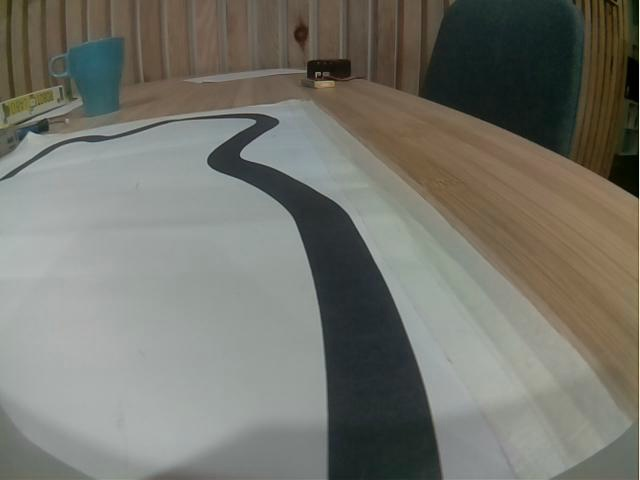
#> input picture api/python/tests/line.jpg, 640 x 480 px, given in place of the camera
$ python test.py
#> lines starting #> are read from the running program, lines starting #| are printed output that depends on the picture; after the words box and inside, x2 and y2 are one past the last pixel; in counts of white or black regions, pixels touching at a corner belong together
#> in capture_video, frame is the input picture: shape (480, 640, 3); mean B, G, R 108.4, 116.6, 116.7
import cv2
import numpy as np

# [24 lines left out: function detect_star, not called in this run]

# Remplacez 'path_to_your_image' par le chemin vers votre image contenant une étoile
# detect_star('path_to_your_image')


def detect_color(image):
    # Convertir l'image de BGR à HSV
    hsv = cv2.cvtColor(image, cv2.COLOR_BGR2HSV)
#> hsv: shape (480, 640, 3); mean H, S, V 57.4, 45.1, 121.5

    # Plages HSV pour le rose
    rose_bas = np.array([140, 100, 100], dtype=np.uint8)
    rose_haut = np.array([170, 255, 255], dtype=np.uint8)

    # Plages HSV pour le vert foncé
    vert_fonce_bas = np.array([45, 100, 50], dtype=np.uint8)
    vert_fonce_haut = np.array([80, 255, 150], dtype=np.uint8)

    # Plages HSV pour le jaune
    jaune_bas = np.array([20, 100, 100], dtype=np.uint8)
    jaune_haut = np.array([35, 255, 255], dtype=np.uint8)

    # Rouge foncé (vous pourriez devoir ajuster ces plages)
    rouge_fonce_bas1 = np.array([0, 50, 50], dtype=np.uint8)
    rouge_fonce_haut1 = np.array([10, 255, 120], dtype=np.uint8)
    rouge_fonce_bas2 = np.array([170, 50, 50], dtype=np.uint8)
    rouge_fonce_haut2 = np.array([180, 255, 120], dtype=np.uint8)

    # Bleu
    bleu_bas = np.array([100, 50, 50], dtype=np.uint8)
    bleu_haut = np.array([140, 255, 255], dtype=np.uint8)

    # Créer des masques pour chaque couleur
    masque_rouge_fonce1 = cv2.inRange(hsv, rouge_fonce_bas1, rouge_fonce_haut1)
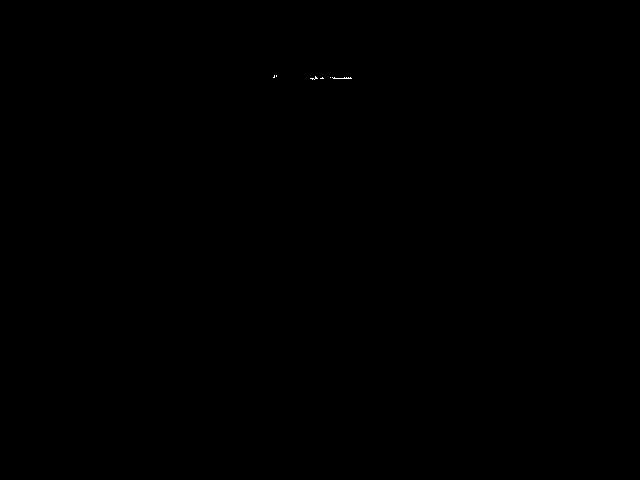
#> masque_rouge_fonce1: shape (480, 640); 0.02% white in thin lines or dots, all inside (x1, y1, x2, y2) = (273, 75, 352, 80)
    masque_rouge_fonce2 = cv2.inRange(hsv, rouge_fonce_bas2, rouge_fonce_haut2)
#> masque_rouge_fonce2: shape (480, 640); every value is 0
    masque_bleu = cv2.inRange(hsv, bleu_bas, bleu_haut)
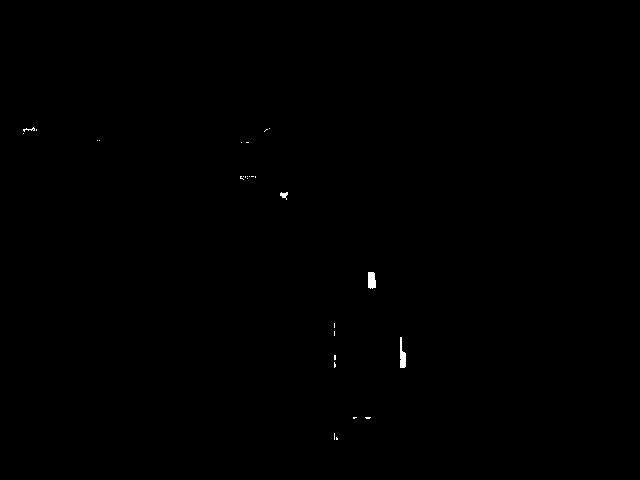
#> masque_bleu: shape (480, 640); 0.13% white; 28 white regions (24 under 20 px), largest, box (x1, y1, x2, y2) and area: (400, 337, 406, 368) 124, (368, 272, 376, 289) 121, (280, 192, 288, 200) 36, (23, 127, 35, 132) 23


    masque_rose = cv2.inRange(hsv, rose_bas, rose_haut)
    masque_vert_fonce = cv2.inRange(hsv, vert_fonce_bas, vert_fonce_haut)
#> masque_vert_fonce: shape (480, 640); 0.02% white in thin lines or dots, all inside (x1, y1, x2, y2) = (575, 10, 635, 79)
    masque_jaune = cv2.inRange(hsv, jaune_bas, jaune_haut)
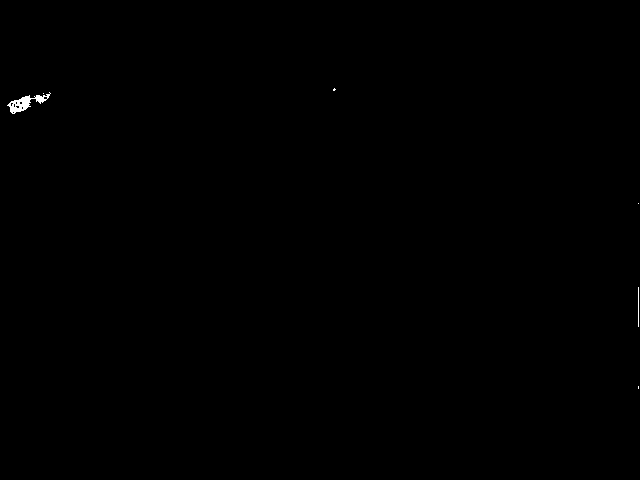
#> masque_jaune: shape (480, 640); 0.12% white; 6 white regions (4 under 20 px), largest, box (x1, y1, x2, y2) and area: (7, 92, 51, 114) 326, (638, 287, 639, 327) 40

    # Combiner les masques du rouge foncé
    masque_rouge_fonce = cv2.bitwise_or(masque_rouge_fonce1, masque_rouge_fonce2)

    masque_combiné = cv2.bitwise_or(masque_rose, masque_vert_fonce)
    masque_combiné = cv2.bitwise_or(masque_combiné, masque_jaune)
    masque_combiné = cv2.bitwise_or(masque_combiné, masque_rouge_fonce)
#> masque_combiné: shape (480, 640); 0.16% white; 17 white regions (14 under 20 px), largest, box (x1, y1, x2, y2) and area: (7, 92, 51, 114) 326, (638, 287, 639, 327) 40, (332, 77, 352, 79) 25
    masque_combiné = cv2.bitwise_or(masque_combiné, masque_bleu)
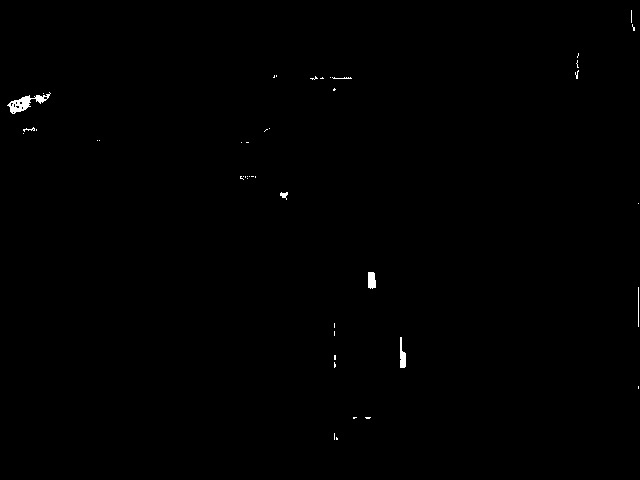
#> masque_combiné: shape (480, 640); 0.28% white; 45 white regions (38 under 20 px), largest, box (x1, y1, x2, y2) and area: (7, 92, 51, 114) 326, (400, 337, 406, 368) 124, (368, 272, 376, 289) 121

    # resultat_rose = cv2.bitwise_and(image, image, mask=masque_rose)
    # resultat_vert_fonce = cv2.bitwise_and(image, image, mask=masque_vert_fonce)
    # resultat_jaune = cv2.bitwise_and(image, image, mask=masque_jaune)

    resultat_final = cv2.bitwise_and(image, image, mask=masque_combiné)
    # cv2.imshow('Rose', resultat_rose)
    # cv2.imshow('Vert Foncé', resultat_vert_fonce)
    # cv2.imshow('Jaune', resultat_jaune)
    cv2.imshow('Resultat des Couleurs Détectées', resultat_final)

    return image

# [39 lines left out: function detect_shape, not called in this run]


def capture_video():
    # Initialiser la capture vidéo
    cap = cv2.VideoCapture(0)  # 0 est généralement l'ID de la première caméra

    cap.set(cv2.CAP_PROP_BRIGHTNESS, 60)

    cap.set(cv2.CAP_PROP_EXPOSURE, 0)
    cap.set(cv2.CAP_PROP_CONTRAST, 20)
    cap.set(cv2.CAP_PROP_SATURATION, 10)
    # Vérifier si la caméra a été correctement initialisée
    if not cap.isOpened():
        print("Erreur : La caméra n'a pas pu être ouverte.")
        return

    while True:
        # Capturer frame par frame
        ret, frame = cap.read()

        # Si la frame est lue correctement ret est True
        if not ret:
            print("Erreur : Impossible de lire le flux vidéo.")
            break
        frame_with_cube = detect_color(frame.copy())

        #frame_with_stars = detect_star(frame.copy())

        # Afficher le frame capturé
        #cv2.imshow('Flux video', frame_with_stars)

        cv2.imshow('Flux video 2', frame_with_cube)

        # Arrêter la boucle si 'q' est pressé
        if cv2.waitKey(1) & 0xFF == ord('q'):
#> (key q is pressed here)
            break

    # Libérer la capture et fermer toutes les fenêtres ouvertes
    cap.release()
    cv2.destroyAllWindows()

if __name__ == "__main__":
    capture_video()

$ run again, on api/python/tests/no-obj.jpg
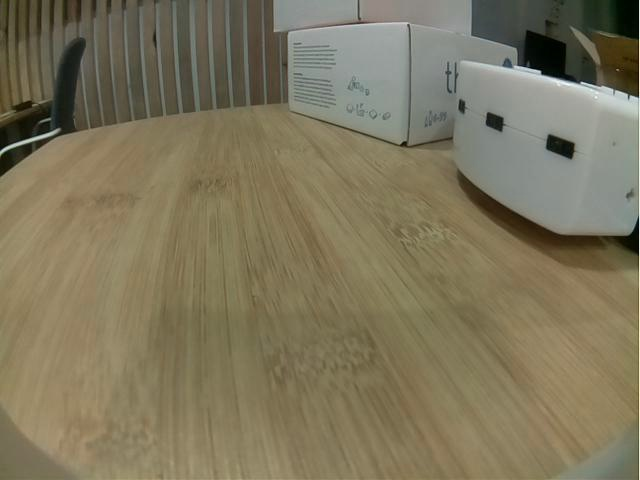
#> input picture api/python/tests/no-obj.jpg, 640 x 480 px, given in place of the camera
#> in capture_video, frame is the input picture: shape (480, 640, 3); mean B, G, R 92.2, 117.7, 125.7
#> hsv: shape (480, 640, 3); mean H, S, V 29.4, 73.4, 127
#> masque_rouge_fonce1: shape (480, 640); 0.01% white in thin lines or dots, all inside (x1, y1, x2, y2) = (260, 22, 367, 79)
#> masque_rouge_fonce2: shape (480, 640); every value is 0
#> masque_bleu: shape (480, 640); 0.02% white in thin lines or dots, all inside (x1, y1, x2, y2) = (504, 61, 580, 83)
#> masque_vert_fonce: shape (480, 640); 0.02% white in thin lines or dots, all inside (x1, y1, x2, y2) = (2, 0, 609, 155)
#> in detect_color, `masque_jaune = cv2.inRange(hsv, jaune_bas, jaune_haut)`:
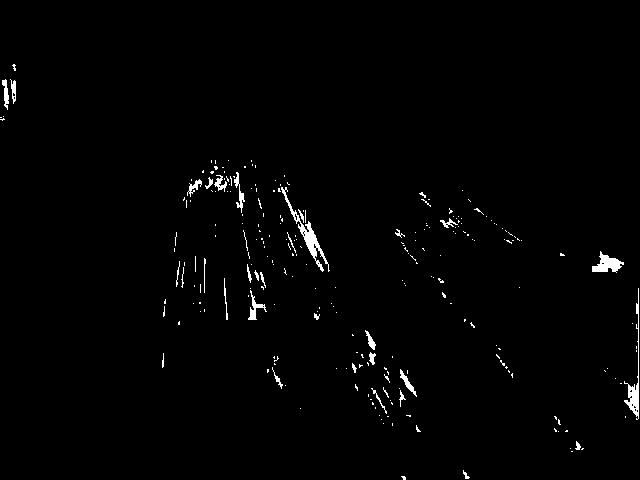
#> masque_jaune: shape (480, 640); 1.3% white; 247 white regions (214 under 20 px), largest, box (x1, y1, x2, y2) and area: (281, 187, 330, 272) 573, (624, 288, 639, 420) 424, (592, 251, 624, 273) 349
#> in detect_color, `resultat_final = cv2.bitwise_and(image, image, mask=masque_combiné)`:
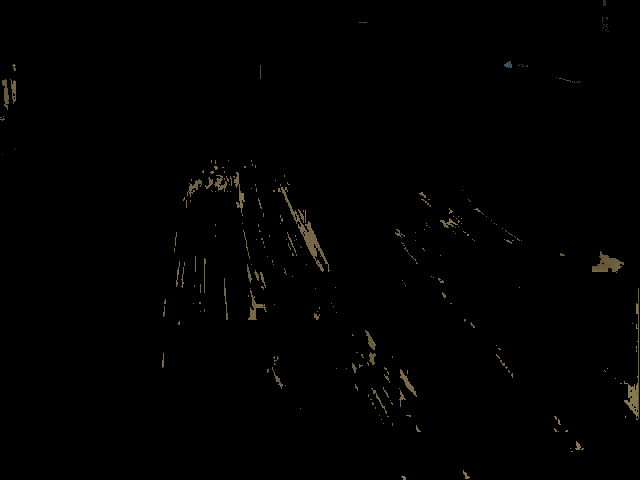
#> resultat_final: shape (480, 640, 3); mean B, G, R 0.9, 1.3, 1.5

$ run again, on api/python/tests/obj.jpg
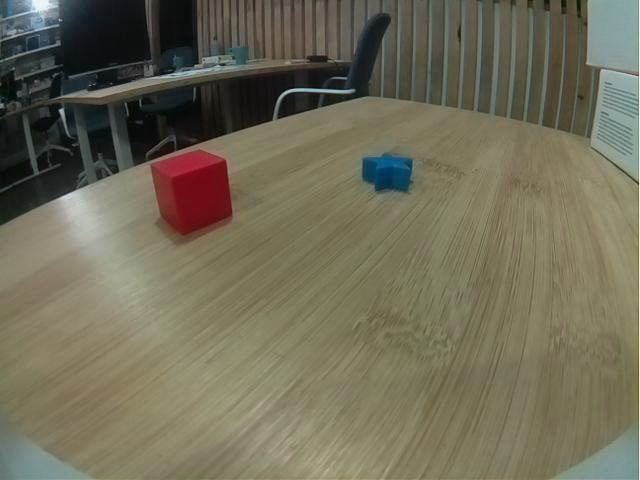
#> input picture api/python/tests/obj.jpg, 640 x 480 px, given in place of the camera
#> in capture_video, frame is the input picture: shape (480, 640, 3); mean B, G, R 87.9, 108.1, 111.8
#> hsv: shape (480, 640, 3); mean H, S, V 37.5, 63.9, 114.3
#> in detect_color, `masque_rouge_fonce1 = cv2.inRange(hsv, rouge_fonce_bas1, rouge_fonce_h..`:
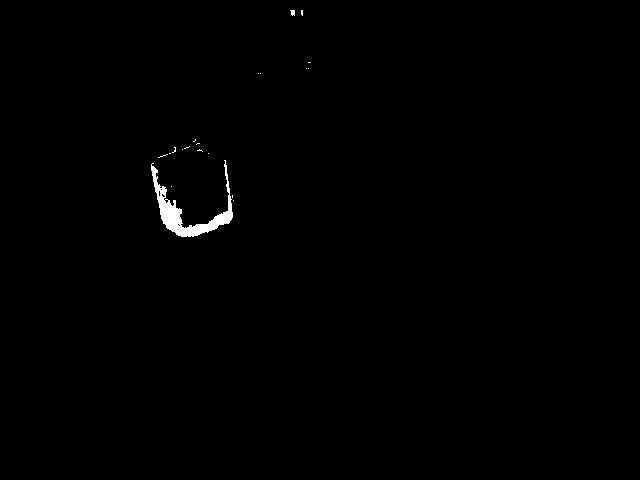
#> masque_rouge_fonce1: shape (480, 640); 0.51% white; 20 white regions (18 under 20 px), largest, box (x1, y1, x2, y2) and area: (151, 160, 233, 237) 1475, (290, 10, 295, 16) 23
#> masque_rouge_fonce2: shape (480, 640); 0.83% white; 2 white regions (1 under 20 px), largest, box (x1, y1, x2, y2) and area: (172, 161, 229, 228) 2537
#> masque_bleu: shape (480, 640); 1.2% white; 44 white regions (36 under 20 px), largest, box (x1, y1, x2, y2) and area: (6, 0, 90, 54) 2138, (367, 156, 411, 191) 1021, (68, 76, 87, 89) 106
#> masque_rose: shape (480, 640); every value is 0
#> masque_jaune: shape (480, 640); 0.02% white in thin lines or dots, all inside (x1, y1, x2, y2) = (638, 357, 639, 415)
#> masque_rouge_fonce: shape (480, 640); 1.3% white; 19 white regions (17 under 20 px), largest, box (x1, y1, x2, y2) and area: (151, 160, 233, 237) 4015, (290, 10, 295, 16) 23
#> in detect_color, `resultat_final = cv2.bitwise_and(image, image, mask=masque_combiné)`:
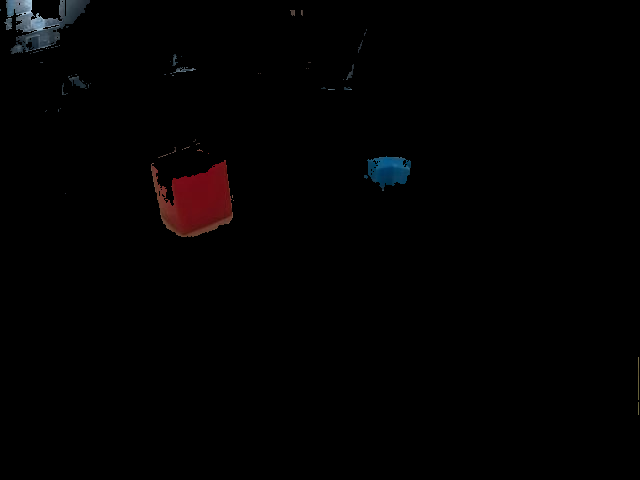
#> resultat_final: shape (480, 640, 3); mean B, G, R 1.5, 1.3, 2.1
